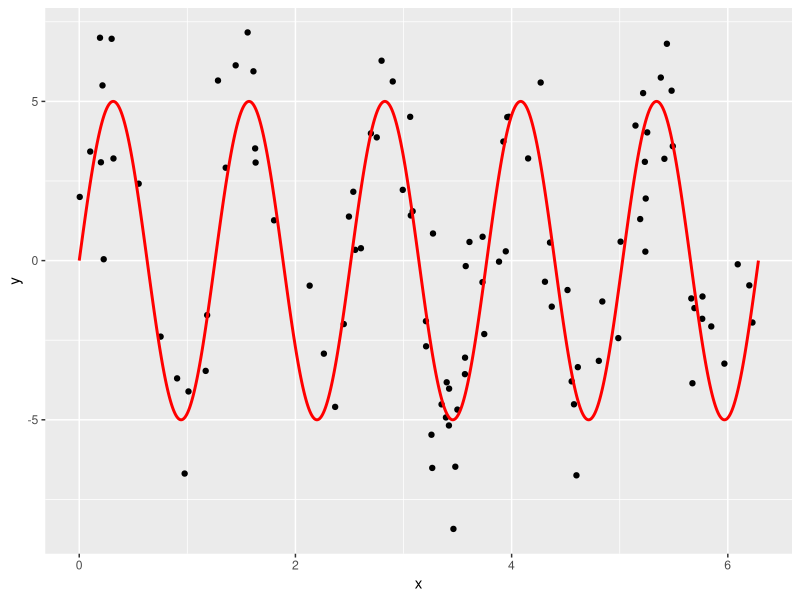

This chart was generated by the following R code: (Note: a time limit stopped this script after it produced the figure.)
# Setup -------------------------------------------------------------------
library(tidyverse)
library(broom)

# Let these be:
# -true function f(x) for a one-dimensional predictor x
# -the standard deviation of the true epsilon i.e. the noise
f <- function(x) {
  5*sin(5*x)
}
sigma <- 2

# This function generates a random sample. Random in terms of both
# -the predictor x
# -the amount of noise eps
generate_sample <- function(f, sample_size, sigma) {
  data_frame(
    x = runif(n = sample_size, min = 0, max = 2*pi),
    f_x = f(x),
    eps = rnorm(n = sample_size, mean = 0, sd = sigma),
    y = f_x + eps
  )
}

# Generate Training Data via Sampling -------------------------------------
# We observe points (x,y). Here we are pretending to know the exact break down 
# of y into f(x) and eps:
train_data <- generate_sample(f, sample_size = 100, sigma = sigma) %>%
  dplyr::select(x, y)

# The true model f(x) is in red:
ggplot(train_data, aes(x=x)) +
  geom_point(aes(y=y)) +
  stat_function(data=data_frame(x=c(0,2*pi)), aes(x=x), fun=f, col="red", n=1000, size=1)





# Compute MSE, Bias^2, Variance for Range of df --------------------------

# Number of simuations to average the behavior of f_hat = y_hat over
n_sim <- 10000
# Sample size of each training data
sample_size <- 200
# Value of x for test data
x0 <- 0.5
# Vector of different degrees of freedom to try:
df_vector <- c(3:99)

# Save values here:
MSE <- numeric(length(df_vector))
bias_squared <- numeric(length(df_vector))
variance <- numeric(length(df_vector))

# Do your work here. You'll need a "pull back the curtain" moment at some point:


# Nested for loops from pso3 solutions
# some code also comes from ps04 solutions
#this takes a while so sorry in advance

#--------------------------------------------------------
for(j in 1:length(df_vector)){

  predictions <- numeric(n_sim)
  
  for(i in 1:n_sim){
    # 1. Sample training data
    train_data <- generate_sample(f, sample_size=200, sigma=sigma) %>%
      dplyr::select(x,y)
    
    # 2. "Sample" test data. In this case single point x0
    test_data <- data_frame(x=x0)
    
    # 3. Fit Model
    model <- smooth.spline(x=train_data$x, y=train_data$y, df= df_vector[j])
    
    # 4. Get predictions
    test_data_augmented <- predict(model, x =x0) %>%
      tbl_df() %>%
      rename(y_hat = y) %>%
      left_join(test_data, by="x")
    predictions[i] <- test_data_augmented$y_hat
    
    
  }
  
  #pull back the curtain
  set.seed(76)
  truth <- data_frame(
    x = rep(x0, n_sim),
    f_x = f(x),
    eps = rnorm(n = n_sim, mean = 0, sd = sigma),
    y = f_x + eps
  ) %>%
    # Add predictions:
    mutate(y_hat=predictions)
  
  #store /calculate
  MSE[j] <- mean((truth$y-truth$y_hat)^2)
  bias_squared[j] <-   mean((truth$f_x-truth$y_hat))^2
  variance[j] <-      var(truth$y_hat)
  
  #moved print to here because I care about df progress
  if(j %% 25 == 0){
    print(j)
  }

}









# Create Data Frames -------------------------------------------------------
# Create results data frame based on previous results
results <- data_frame(
  df = df_vector,
  MSE = MSE,
  bias_squared = bias_squared,
  variance = variance
) 
# Convert to tidy data format (rows=observations, cols=variables) using
# tidyr::gather
results_tidy <- results %>% 
  tidyr::gather(type, value, -df)





# Plots -------------------------------------------------------

# Plot bias_squared vs variance (on log vs log scale)
bias_sq_vs_var_plot <- 
  ggplot(results, aes(x=bias_squared, y=variance)) +
  geom_text(aes(label=df)) +
  scale_y_log10() +
  scale_x_log10()
bias_sq_vs_var_plot
ggsave(file="bias_sq_vs_var.pdf", plot=bias_sq_vs_var_plot, width = 6, height=4)

# Plot MSE, bias_squared, variance
#it has a dip I can't explain 
MSE_plot <- 
  ggplot(results_tidy, aes(x=df, y=value, col=type)) +
  geom_line()
MSE_plot
ggsave(file="MSE.pdf", plot=MSE_plot, width = 6, height=4)
